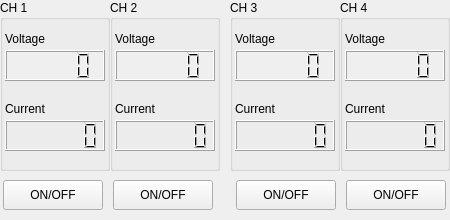
<?xml version="1.0" encoding="UTF-8"?>
<ui version="4.0">
 <class>frHMP</class>
 <widget class="QFrame" name="frHMP">
  <property name="geometry">
   <rect>
    <x>0</x>
    <y>0</y>
    <width>450</width>
    <height>220</height>
   </rect>
  </property>
  <property name="windowTitle">
   <string>Frame</string>
  </property>
  <widget class="QGroupBox" name="gbCH_3">
   <property name="geometry">
    <rect>
     <x>230</x>
     <y>0</y>
     <width>110</width>
     <height>171</height>
    </rect>
   </property>
   <property name="statusTip">
    <string notr="true"/>
   </property>
   <property name="title">
    <string>CH 3</string>
   </property>
   <widget class="QLCDNumber" name="lcdCH_3_volt">
    <property name="geometry">
     <rect>
      <x>5</x>
      <y>50</y>
      <width>100</width>
      <height>31</height>
     </rect>
    </property>
    <property name="font">
     <font>
      <bold>false</bold>
     </font>
    </property>
    <property name="autoFillBackground">
     <bool>true</bool>
    </property>
    <property name="styleSheet">
     <string notr="true"/>
    </property>
   </widget>
   <widget class="QLCDNumber" name="lcdCH_3_curr">
    <property name="geometry">
     <rect>
      <x>5</x>
      <y>120</y>
      <width>100</width>
      <height>31</height>
     </rect>
    </property>
    <property name="digitCount">
     <number>6</number>
    </property>
   </widget>
   <widget class="QLabel" name="lblCH_V3">
    <property name="geometry">
     <rect>
      <x>5</x>
      <y>30</y>
      <width>100</width>
      <height>18</height>
     </rect>
    </property>
    <property name="text">
     <string>Voltage</string>
    </property>
   </widget>
   <widget class="QLabel" name="lblCH_A3">
    <property name="geometry">
     <rect>
      <x>5</x>
      <y>100</y>
      <width>100</width>
      <height>18</height>
     </rect>
    </property>
    <property name="text">
     <string>Current</string>
    </property>
   </widget>
  </widget>
  <widget class="QGroupBox" name="gbCH_2">
   <property name="geometry">
    <rect>
     <x>110</x>
     <y>0</y>
     <width>110</width>
     <height>171</height>
    </rect>
   </property>
   <property name="statusTip">
    <string notr="true"/>
   </property>
   <property name="title">
    <string>CH 2</string>
   </property>
   <widget class="QLCDNumber" name="lcdCH_2_volt">
    <property name="geometry">
     <rect>
      <x>5</x>
      <y>50</y>
      <width>100</width>
      <height>31</height>
     </rect>
    </property>
    <property name="font">
     <font>
      <bold>false</bold>
     </font>
    </property>
    <property name="autoFillBackground">
     <bool>true</bool>
    </property>
    <property name="styleSheet">
     <string notr="true"/>
    </property>
   </widget>
   <widget class="QLCDNumber" name="lcdCH_2_curr">
    <property name="geometry">
     <rect>
      <x>5</x>
      <y>120</y>
      <width>100</width>
      <height>31</height>
     </rect>
    </property>
    <property name="digitCount">
     <number>6</number>
    </property>
   </widget>
   <widget class="QLabel" name="lblCH_V2">
    <property name="geometry">
     <rect>
      <x>5</x>
      <y>30</y>
      <width>100</width>
      <height>18</height>
     </rect>
    </property>
    <property name="text">
     <string>Voltage</string>
    </property>
   </widget>
   <widget class="QLabel" name="lblCH_A2">
    <property name="geometry">
     <rect>
      <x>5</x>
      <y>100</y>
      <width>100</width>
      <height>18</height>
     </rect>
    </property>
    <property name="text">
     <string>Current</string>
    </property>
   </widget>
  </widget>
  <widget class="QGroupBox" name="gbCH_1">
   <property name="geometry">
    <rect>
     <x>0</x>
     <y>0</y>
     <width>110</width>
     <height>171</height>
    </rect>
   </property>
   <property name="statusTip">
    <string notr="true"/>
   </property>
   <property name="title">
    <string>CH 1</string>
   </property>
   <widget class="QLCDNumber" name="lcdCH_1_volt">
    <property name="geometry">
     <rect>
      <x>5</x>
      <y>50</y>
      <width>100</width>
      <height>31</height>
     </rect>
    </property>
    <property name="font">
     <font>
      <bold>false</bold>
     </font>
    </property>
    <property name="autoFillBackground">
     <bool>true</bool>
    </property>
    <property name="styleSheet">
     <string notr="true"/>
    </property>
   </widget>
   <widget class="QLCDNumber" name="lcdCH_1_curr">
    <property name="geometry">
     <rect>
      <x>5</x>
      <y>120</y>
      <width>100</width>
      <height>31</height>
     </rect>
    </property>
    <property name="digitCount">
     <number>6</number>
    </property>
   </widget>
   <widget class="QLabel" name="lblCH_V1">
    <property name="geometry">
     <rect>
      <x>5</x>
      <y>30</y>
      <width>100</width>
      <height>18</height>
     </rect>
    </property>
    <property name="text">
     <string>Voltage</string>
    </property>
   </widget>
   <widget class="QLabel" name="lblCH_A1">
    <property name="geometry">
     <rect>
      <x>5</x>
      <y>100</y>
      <width>100</width>
      <height>18</height>
     </rect>
    </property>
    <property name="text">
     <string>Current</string>
    </property>
   </widget>
  </widget>
  <widget class="QToolButton" name="pbCH_1">
   <property name="geometry">
    <rect>
     <x>3</x>
     <y>180</y>
     <width>100</width>
     <height>30</height>
    </rect>
   </property>
   <property name="statusTip">
    <string notr="true"/>
   </property>
   <property name="text">
    <string>ON/OFF</string>
   </property>
   <property name="checkable">
    <bool>true</bool>
   </property>
  </widget>
  <widget class="QGroupBox" name="gbCH_4">
   <property name="geometry">
    <rect>
     <x>340</x>
     <y>0</y>
     <width>110</width>
     <height>171</height>
    </rect>
   </property>
   <property name="statusTip">
    <string notr="true"/>
   </property>
   <property name="title">
    <string>CH 4</string>
   </property>
   <widget class="QLCDNumber" name="lcdCH_4_volt">
    <property name="geometry">
     <rect>
      <x>5</x>
      <y>50</y>
      <width>100</width>
      <height>31</height>
     </rect>
    </property>
    <property name="font">
     <font>
      <kerning>true</kerning>
     </font>
    </property>
    <property name="autoFillBackground">
     <bool>true</bool>
    </property>
    <property name="styleSheet">
     <string notr="true"/>
    </property>
   </widget>
   <widget class="QLCDNumber" name="lcdCH_4_curr">
    <property name="geometry">
     <rect>
      <x>5</x>
      <y>120</y>
      <width>100</width>
      <height>31</height>
     </rect>
    </property>
    <property name="digitCount">
     <number>6</number>
    </property>
   </widget>
   <widget class="QLabel" name="lblCH_A4">
    <property name="geometry">
     <rect>
      <x>5</x>
      <y>100</y>
      <width>100</width>
      <height>18</height>
     </rect>
    </property>
    <property name="text">
     <string>Current</string>
    </property>
   </widget>
   <widget class="QLabel" name="lblCH_V4">
    <property name="geometry">
     <rect>
      <x>5</x>
      <y>30</y>
      <width>100</width>
      <height>18</height>
     </rect>
    </property>
    <property name="text">
     <string>Voltage</string>
    </property>
   </widget>
  </widget>
  <widget class="QToolButton" name="pbCH_2">
   <property name="geometry">
    <rect>
     <x>113</x>
     <y>180</y>
     <width>100</width>
     <height>30</height>
    </rect>
   </property>
   <property name="statusTip">
    <string notr="true"/>
   </property>
   <property name="text">
    <string>ON/OFF</string>
   </property>
   <property name="checkable">
    <bool>true</bool>
   </property>
  </widget>
  <widget class="QToolButton" name="pbCH_3">
   <property name="geometry">
    <rect>
     <x>236</x>
     <y>180</y>
     <width>100</width>
     <height>30</height>
    </rect>
   </property>
   <property name="statusTip">
    <string notr="true"/>
   </property>
   <property name="text">
    <string>ON/OFF</string>
   </property>
   <property name="checkable">
    <bool>true</bool>
   </property>
  </widget>
  <widget class="QToolButton" name="pbCH_4">
   <property name="geometry">
    <rect>
     <x>346</x>
     <y>180</y>
     <width>100</width>
     <height>30</height>
    </rect>
   </property>
   <property name="statusTip">
    <string notr="true"/>
   </property>
   <property name="text">
    <string>ON/OFF</string>
   </property>
   <property name="checkable">
    <bool>true</bool>
   </property>
  </widget>
 </widget>
 <resources/>
 <connections/>
</ui>
